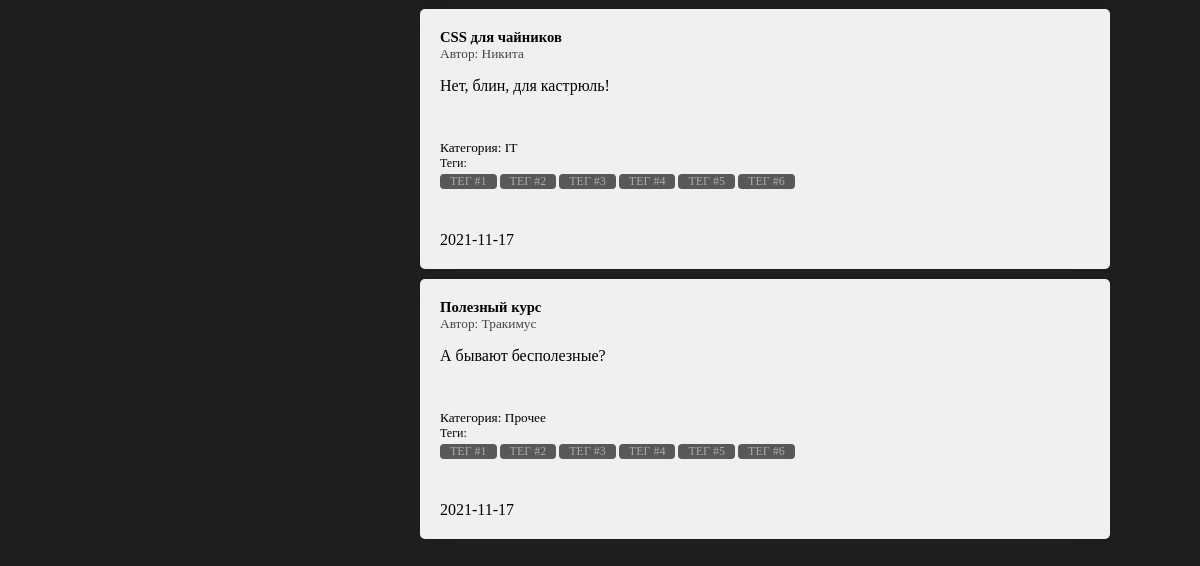
Page /main (lower part) on the earlier database version.
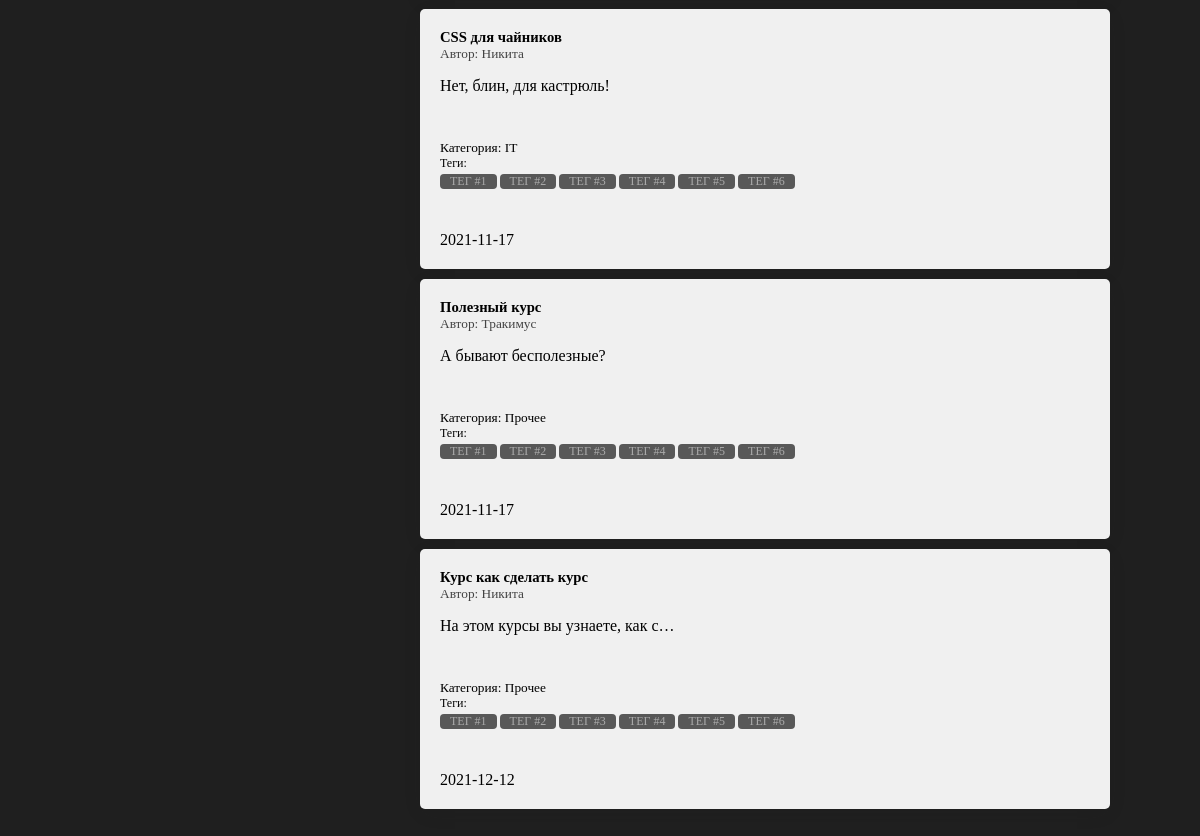
Same page on the later database version.
### main/models.py (models this page shows, shortened)
class Courses(models.Model):
    title = models.CharField('title', max_length=80, null=False)
    description = models.TextField('description')
    date = models.TextField('date')
    category = models.ForeignKey(Categories, models.DO_NOTHING, db_column='Category_id')  # Field name made lowercase.
    author = models.ForeignKey(Authors, models.DO_NOTHING, db_column='Author_id')  # Field name made lowercase.
    class Meta:
        db_table = 'Courses'

class Authors(models.Model):
    name = models.CharField('name', max_length=80, null=False)
    user = models.ForeignKey(settings.AUTH_USER_MODEL, models.DO_NOTHING, db_column='User_id')  # Field name made lowercase.
    class Meta:
        db_table = 'Authors'
    def __str__(self):
        return self.name

class Categories(models.Model):
    title = models.CharField('title', max_length=30, null=False)
    class Meta:
        db_table = 'Categories'
    def __str__(self):
        return self.title

### main/views.py (the view)
# urls.py: path('main', include('main.urls')),
def main(request):
    categories = Categories.objects.all()
    courses = Courses.objects.all()
    context = {
        'title': 'Главная',
        'categories': categories,
        'courses': courses,
    }
    return render(request, 'main/main.html', context=context)

### main/templates/main/main.html (shortened to what this page needs)
{% extends 'main/base.html' %}
{% block style %}
    {% load static %}
    <link rel="stylesheet" href=" {%  static 'main/css/main.css'%}">
{% endblock %}
{% block content %}
        <div class="List" id="all">
            {% for el in courses%}
                <div class="card block" id="{{ el.id }}" onclick="window.location.href = '{% url 'course' el.pk %}'">
                <div class="lable">
                    <div class="text">
                        <div class="title">{{ el.title|truncatechars:32 }}</div>
                        <div class="autor">Автор: {{ el.author }}</div>
                    </div>
                </div>
                    <div class="desk">{{el.description|truncatechars:32}}</div>
                <div class="categor">Категория: {{ el.category }}</div>
                <div class="tags">Теги: </br>
                    <div id="t1">
                        Тег #1
                    </div>
                    <div id="t2">
                        Тег #2
                    </div>
                    <div id="t3">
                        Тег #3
                    </div>
                    <div id="t4">
                        Тег #4
                    </div>
                    <div id="t5">
                        Тег #5
                    </div>
                    <div id="t6">
                        Тег #6
                    </div>
                </div>
                <div class="date">{{ el.date }}</div>
            </div>
            {% endfor %}
        </div>
{% endblock %}

### main/templates/main/base.html (shortened to what this page needs)
<!DOCTYPE html>
<html lang="ru">
<head>
    {% load static %}
    {% block style %}{% endblock %}
</head>
<body>
    <main>
        {% if categories %}
        <div class="List Min" id=Categories>
        </div>
        {% endif %}
        {% block content %}
        {% endblock %}
    </main>
</body>
</html>

### main/static/main/css/design-tokens/colors.css (style rules this page uses)
:root { --black: #1F1F1F; --lblack: #353535; --llblack: #585858; --gray: #AAAAAA; --lgray: #D3D3D3; --white: #F0F0F0; --lwhite: #FAFAFA; --c1: #d5dafa; --c2: #d2e6fd; --c3: #d7fcd7; --c4: #f8fccc; --c5: #fde6cf; --c6: #fdcfcc; --c7: #fdcaf2; --c8: #d1d5f8; --c9: #1F1F1F; --ch1: #c6cdfa; --ch2: #bfdaf8; --ch3: #c3fac3; --ch4: #f1f7ae; --ch5: #fcdab9; --ch6: #f8b8b3; --ch7: #fcb0eb; --ch8: #b7bef8; --ch9: #1f1b1b; --tc1: #7d8df8; --tc2: #68adfc; --tc3: #76df76; --tc4: #c5d140; --tc5: #e2a669; --tc6: #da726a; --tc7: #d667be; --tc8: #646ec9; --tc9: #ffffff; }

### main/static/main/css/design-tokens/elements.css (style rules this page uses)
.List { display: inline; width: 100%; padding: 0px 20px 20px 20px; }
.List.Min { width: 300px; height: auto; color: white; margin-top: 0; padding-top: 0; }
.block { background-color: var(--white); border-radius: 5px; margin-right: 10px; padding: 20px; margin-bottom: 10px; -ms-user-select: none; -moz-user-select: none; -khtml-user-select: none; -webkit-user-select: none; }
.card { transition: 0.2s; width: calc(100% - 50px); display: block; height: var(--card-height); position: relative; flex: none; -webkit-box-shadow: 0px 5px 19px -5px rgba(30, 30, 30, 0.2); -moz-box-shadow: 0px 5px 19px -5px rgba(30, 30, 30, 0.2); box-shadow: 0px 5px 19px -5px rgba(30, 30, 30, 0.2); }
.card .lable { display: flex; position: relative; }
.card .title { font-size: var(--card-title); width: calc(var(--card-width)); font-weight: bold; }
.card .autor { font-size: var(--card-autor); color: #444444; margin-bottom: 15px; }
.card .categor { font-size: var(--card-categ); padding-top: 45px; }
.card .tags { font-size: var(--card-tegs); display: block; width: 100%; }
.tags > div { margin: 3px 0px; padding-left: 10px; padding-right: 10px; color:var(--gray); border-radius: 4px; text-transform: uppercase; display: inline-flex; }
.tags > div { background-color: var(--llblack); }
.card .date { font-size: var(--card-date); position: absolute; bottom: 20px; left: 20px; }
#Categories { flex: none; }

### main/static/main/css/design-tokens/MainElements.css (style rules this page uses)
body { margin: var(--margin-body); padding-top: var(--paddingTop-body); font-family:'Century Gothic'; background-color: var(--black); -ms-user-select: none; -moz-user-select: none; -khtml-user-select: none; -webkit-user-select: none; }
main { display: flex; }

### main/static/main/css/design-tokens/sizes.css (style rules this page uses)
@media (min-width: 480px) { :root { --margin-body: 50px 5vw; --height-header: 100px; --paddingTop-body: 60px; --h1-size: 16pt; --p-size: 14px; --name-input-size: calc(100% - 320px); --btn-size: 14px; --btn-width: auto; --btn-margin: 0px 0px 0px 10px; --reg-centrir: right; --card-width: 325px; --card-height: 220px; --card-title: 11pt; --card-autor: 10pt; --card-categ: 10pt; --card-tegs: 9pt; --card-date: 12pt; --small-card-width: 160px; --small-card-height: 150px; } }
@media (min-width: 480px) { :root { --in-btn: 14px; --reg-centrir: right; } }

Differences in the rows shown:
added Courses: title "Курс как сделать курс", author "Никита", description "На этом курсы вы узнаете, как с…", category "Прочее", date "2021-12-12"
